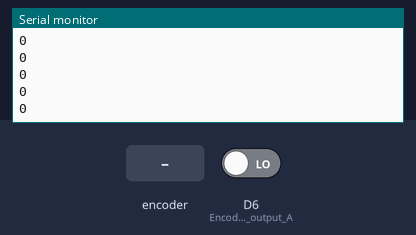
The sketch below on a simulated ESP8266 (NodeMCU). Parts: the last lines printed to the serial monitor. The test bench sets the inputs (shaded band); at power-on: D6 (Encoder_output_A) LOW.

Above: at 1.2 s.
1.3 s: rotary encoder on D6 (Encoder_output_A) / D5 (Encoder_output_B) turned 1 step (first pin leading)
At 2.3 s:
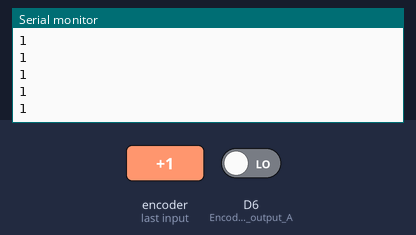
3.0 s: rotary encoder on D6 (Encoder_output_A) / D5 (Encoder_output_B) turned 1 step (first pin leading)
At 3.7 s:
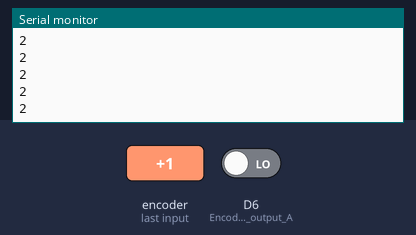
Timing chart, 0 to 6.0 s (numbered marks = the images above; inputs shaded):
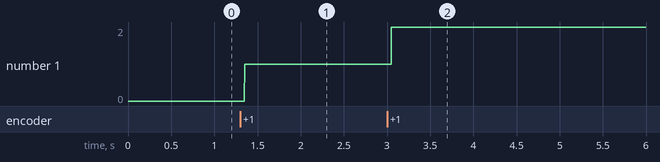

The sketch:

encoder2.ino
```cpp
/*
 * The purpose of this code is to count the ouput pulses or
 * the encoder outputs as you rotate the Motor shaft. You can run the
 * same code on the Arduino Uno, Arduino Nano, Arduino Mega, etc.
 */
#define Encoder_output_A D6// pin2 of the Arduino
#define Encoder_output_B D5 // pin 3 of the Arduino
// these two pins has the hardware interrupts as well.
#define ENCZ D7
int Count_pulses = 0;
void setup() {
Serial.begin(9600); // activates the serial communication
pinMode(Encoder_output_A,INPUT); // sets the Encoder_output_A pin as the input
pinMode(Encoder_output_B,INPUT); // sets the Encoder_output_B pin as the input
attachInterrupt(digitalPinToInterrupt(Encoder_output_A),DC_Motor_Encoder,RISING);
}

void loop() {
  //Serial.println("Result: ");
  Serial.println(Count_pulses);
}

ICACHE_RAM_ATTR void DC_Motor_Encoder(){
  int b = digitalRead(Encoder_output_A);
  if(b > 0){
    Count_pulses++;
  }
  else{
    Count_pulses--;
  }
}
```

Measured:
- after the input at 1.3 s, the serial monitor: prints a new line after 0.05 s (image 1)
- after the input at 3.0 s, the serial monitor: prints a new line after 0.05 s (image 2)
- plotted number 1: 0 → 1 after the input at 1.3 s, 1 → 2 after the input at 3.0 s
